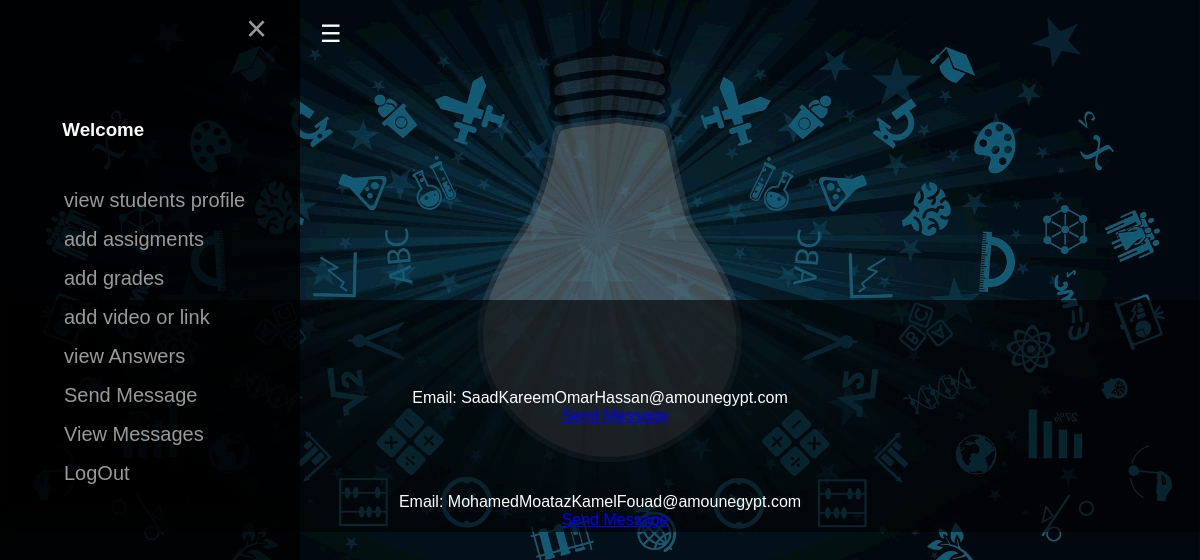
Page /teacherMessageFrontEnd.php on the committed database.
### tables this page shows
CREATE TABLE `Registration` (
  `ID` int(255) NOT NULL,
  `firstName` varchar(30) NOT NULL,
  `secondName` varchar(30) NOT NULL,
  `thirdName` varchar(30) NOT NULL,
  `forthName` varchar(30) NOT NULL,
  `email` varchar(100) NOT NULL,
  `nationalNumber` varchar(20) NOT NULL,
  `birthDate` varchar(15) NOT NULL,
  `gender` varchar(10) NOT NULL,
  `user` int(5) DEFAULT NULL
);

### teacherMessageFrontEnd.php (the view, shortened to what this page needs)
<?php include "teacherfrontEnd.php"; ?>
<?php include "dB.php"; ?>
<head>
</head>
<div class="wrapper">
<div class="main_container">
<div class="item">
<form method="POST" action="">
<div class="register">
  <?php
$result = mysqli_query($conn, "SELECT * FROM Registration WHERE user='1'");
while($row = mysqli_fetch_array($result)){
  $e = $row['email'];
  ?>
  <br><br>
  <?php
         echo "Email: " .$e. "<br>";
?>
<a href="sendMessageTeacher.php?!?=<?php echo $row["ID"]+255; ?>" class="u">Send Message</a>
<?php
}
?>
</div>
</form>
</div>
</div>
</div>

### teacherfrontEnd.php (style rules this page uses)
body { background-image: url('Images/banner_img.png'); }

### rows in the picture
registration: email "SaadKareemOmarHassan@amounegypt.com"
registration: email "MohamedMoatazKamelFouad@amounegypt.com"
